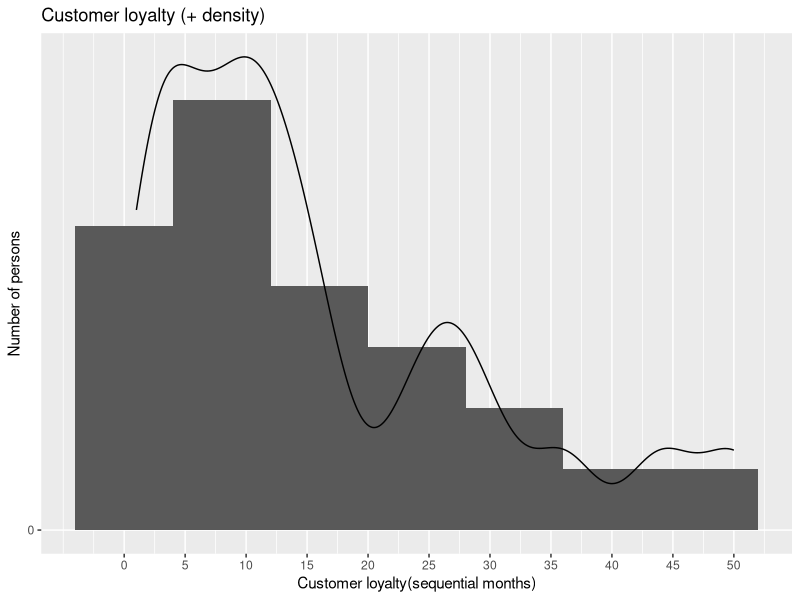
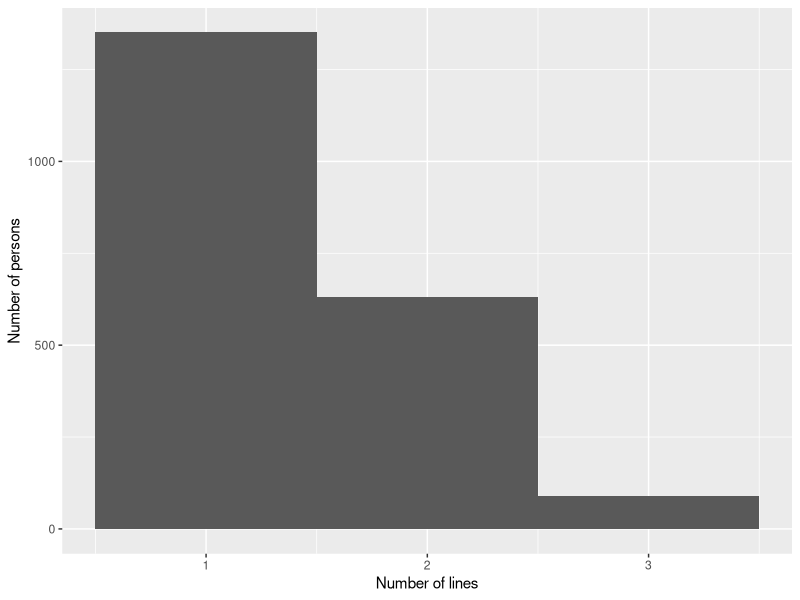
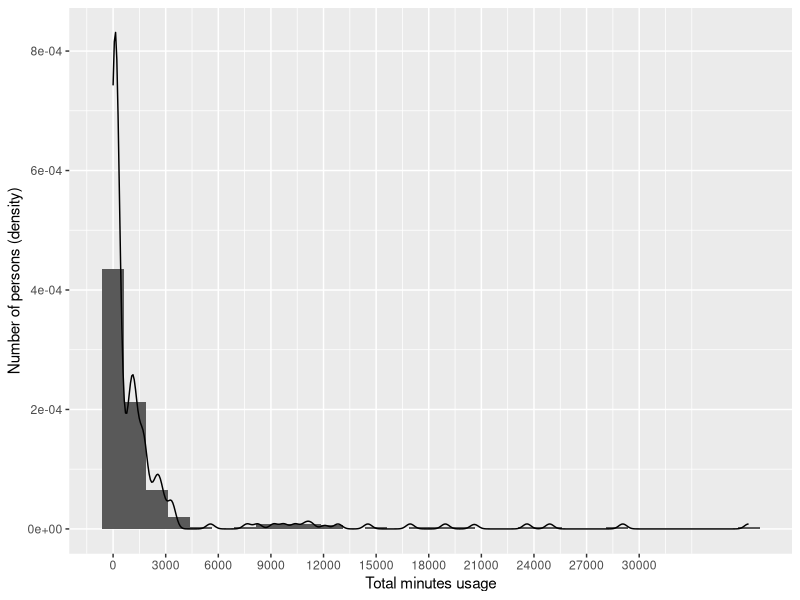
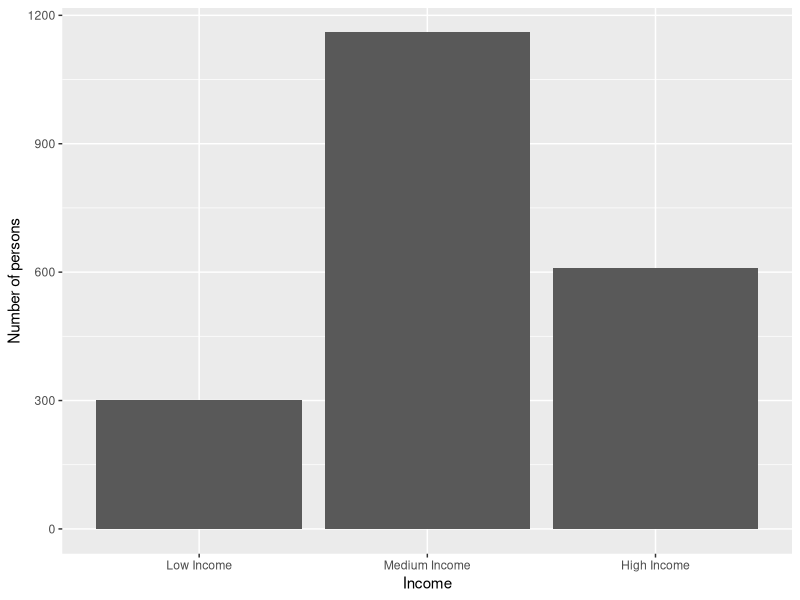
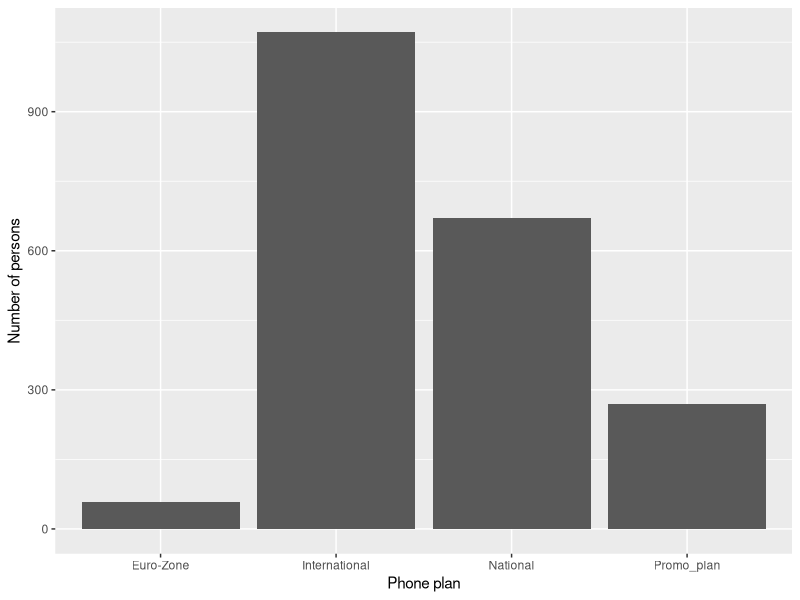
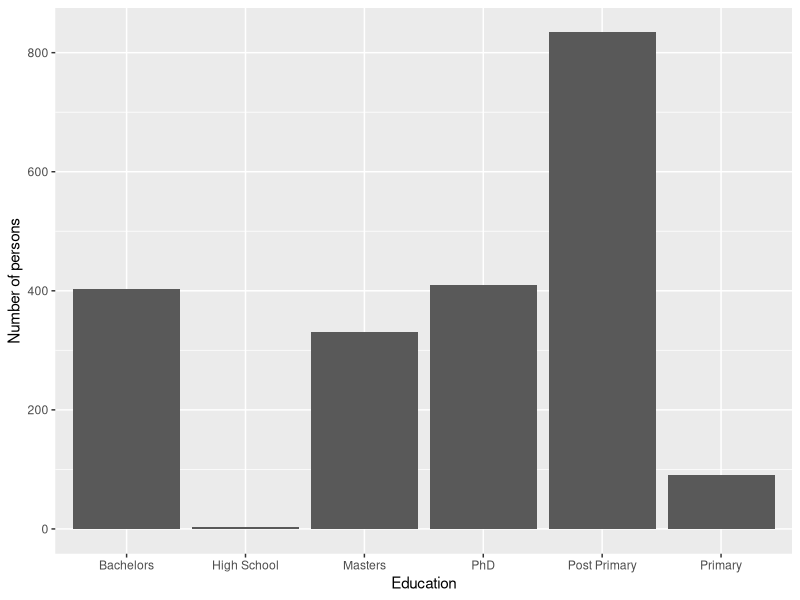
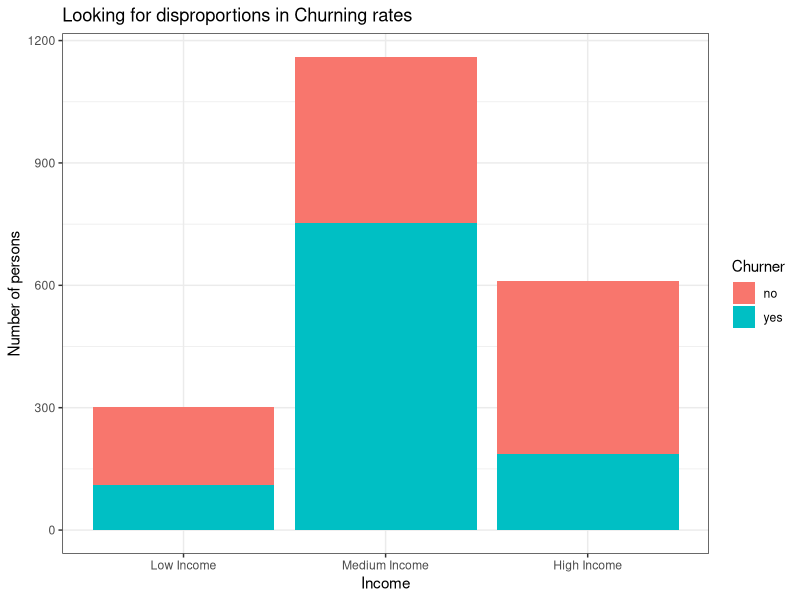
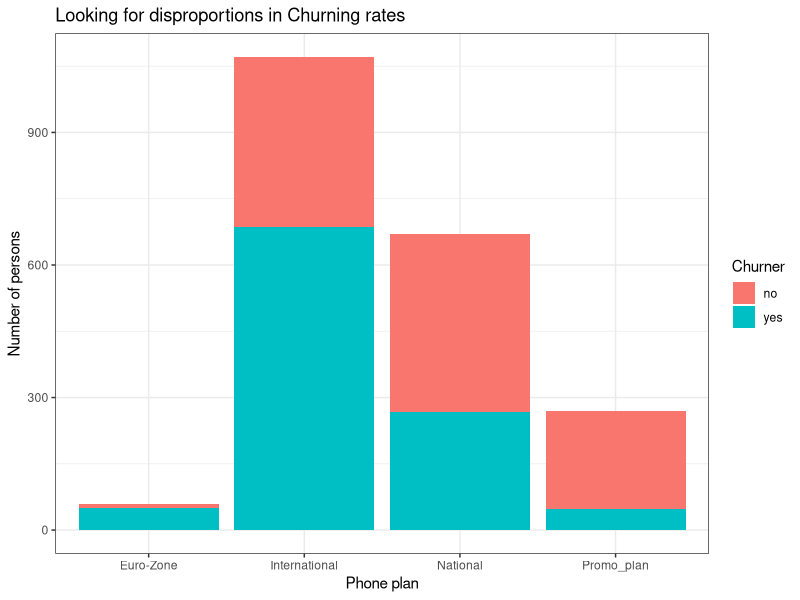

These charts were generated, in order, by the following R code:
## ---- chunk 1
#install.packages("ggplot2")
library(ggplot2)
## ---- chunk 2
phones <- read.csv("./eurocomPHONEchurners.csv")
head(phones)
## ---- chunk 3
count_na <- sapply(phones, function(y) sum(length(which(is.na(y) | y == ""))))
na_df <- data.frame(count_na)

subset(na_df, na_df$count_na > 0)
## ---- chunk 4
replace_na_with_median <- function(col) {
  median_without_na <- median(col, na.rm=TRUE)
  col[is.na(col)] <- median_without_na
  return(col)
}
## ---- chunk 5
phones$MINUTES_3MONTHS_AGO <- replace_na_with_median(phones$MINUTES_3MONTHS_AGO)
## ---- chunk 6
phones$CUST_MOS <- replace_na_with_median(phones$CUST_MOS)
## ---- chunk 7
phones$TOT_MINUTES_USAGE <- replace_na_with_median(phones$TOT_MINUTES_USAGE)
## ---- chunk 8
get_mode <- function(x){
  xtable <- table(x)
  idx <- xtable == max(xtable)
  names(xtable)[idx]
}
## ---- chunk 9
get_modes <- function(x){
  if(class(x) =="numeric" | class(x)=="integer") return("X")
  xtable <- table(x)
  idx <- xtable == max(xtable)
  names(xtable)[idx]
}
## ---- chunk 10
phones_male <- phones[phones$GENDER == 'M',]

modes_male <- data.frame(sapply(phones_male, get_modes))
names(modes_male)[1] <- "MODE_MALE"
modes_male <- subset(modes_male, MODE_MALE!='X')

modes_male
## ---- chunk 11
phones_female <- phones[phones$GENDER == 'F',]

modes_female <- data.frame(sapply(phones_female, get_modes))
names(modes_female)[1] <- "MODE_FEMALE"
modes_female <- subset(modes_female, MODE_FEMALE!='X')

modes_female
## ---- chunk 12
phones$PHONE_PLAN[phones$PHONE_PLAN == "" & phones$GENDER=='M'] <- get_mode(phones$PHONE_PLAN[phones$GENDER=='M'])
phones$PHONE_PLAN[phones$PHONE_PLAN == "" & phones$GENDER=='F'] <- get_mode(phones$PHONE_PLAN[phones$GENDER=='F'])
## ---- chunk 13
phones$EDUCATION[phones$EDUCATION == "" & phones$GENDER=='M'] <- get_mode(phones$EDUCATION[phones$GENDER=='M'])
phones$EDUCATION[phones$EDUCATION == "" & phones$GENDER=='F'] <- get_mode(phones$EDUCATION[phones$GENDER=='F'])
## ---- chunk 14
phones$AREA_CODE[phones$AREA_CODE == "" & phones$GENDER=='M'] <- get_mode(phones$AREA_CODE[phones$GENDER=='M'])
phones$AREA_CODE[phones$AREA_CODE == "" & phones$GENDER=='F'] <- get_mode(phones$AREA_CODE[phones$GENDER=='F'])
## ---- chunk 15
phones$LONGDIST_FLAG[phones$LONGDIST_FLAG == "" & phones$GENDER=='M'] <- get_mode(phones$LONGDIST_FLAG[phones$GENDER=='M'])
phones$LONGDIST_FLAG[phones$LONGDIST_FLAG == "" & phones$GENDER=='F'] <- get_mode(phones$LONGDIST_FLAG[phones$GENDER=='F'])
## ---- chunk 16
phones$CALLWAITING_FLAG[phones$CALLWAITING_FLAG == "" & phones$GENDER=='M'] <- get_mode(phones$CALLWAITING_FLAG[phones$GENDER=='M'])
phones$CALLWAITING_FLAG[phones$CALLWAITING_FLAG == "" & phones$GENDER=='F'] <- get_mode(phones$CALLWAITING_FLAG[phones$GENDER=='F'])
## ---- chunk 17
phones$VOICEMAIL_FLAG[phones$VOICEMAIL_FLAG == "" & phones$GENDER=='M'] <- get_mode(phones$VOICEMAIL_FLAG[phones$GENDER=='M'])
phones$VOICEMAIL_FLAG[phones$VOICEMAIL_FLAG == "" & phones$GENDER=='F'] <- get_mode(phones$VOICEMAIL_FLAG[phones$GENDER=='F'])
## ---- chunk 18
phones$MOBILE_PLAN[phones$MOBILE_PLAN == "" & phones$GENDER=='M'] <- get_mode(phones$MOBILE_PLAN[phones$GENDER=='M'])
phones$MOBILE_PLAN[phones$MOBILE_PLAN == "" & phones$GENDER=='F'] <- get_mode(phones$MOBILE_PLAN[phones$GENDER=='F'])
## ---- chunk 19
head(phones$INCOME)
## ---- chunk 20
phones$INCOME <- cut(phones$INCOME, breaks = c(0, 37999, 88000, max(phones$INCOME)), include.lowest = TRUE, labels = c("Low Income", "Medium Income","High Income"))

head(phones$INCOME)
## ---- chunk 21
get_mode(phones$AREA_CODE)
summary(phones$CUST_MOS)
get_mode(phones$LONGDIST_FLAG)
get_mode(phones$CALLWAITING_FLAG)
summary(phones$NUM_LINES)
get_mode(phones$VOICEMAIL_FLAG)
get_mode(phones$MOBILE_PLAN)
get_mode(phones$CONVERGENT_BILLING)
get_mode(phones$GENDER)
get_mode(phones$INCOME)
get_mode(phones$PHONE_PLAN)
get_mode(phones$EDUCATION)
summary(phones$TOT_MINUTES_USAGE)

## ---- chunk 22
ggplot(data=phones ,aes(phones$CUST_MOS)) + geom_histogram(binwidth=8,aes(y = ..density..))  + scale_x_continuous(breaks = seq(0,60,5)) + scale_y_continuous(breaks = seq(0,1000,50)) + labs(x="Customer loyalty(sequential months)" ,y="Number of persons", title="Customer loyalty (+ density)") + geom_density()
## ---- chunk 23
ggplot(data=phones ,aes(phones$NUM_LINES)) + geom_histogram(binwidth=1) + scale_x_continuous(breaks = 0:3) + labs(x="Number of lines" ,y="Number of persons")
## ---- chunk 24
ggplot(data=phones ,aes(phones$TOT_MINUTES_USAGE)) + geom_histogram(bins = 30, aes(y = ..density..)) +  scale_x_continuous(breaks = seq(0, 30000, 3000)) + labs(x="Total minutes usage" ,y="Number of persons (density)") + geom_density()
## ---- chunk 25
ggplot(data=phones ,aes(phones$INCOME)) + geom_histogram(stat="count") + labs(x="Income" ,y="Number of persons")
## ---- chunk 26
ggplot(data=phones ,aes(phones$PHONE_PLAN)) + geom_histogram(stat="count") + labs(x="Phone plan" ,y="Number of persons")
## ---- chunk 27
ggplot(data=phones ,aes(phones$EDUCATION)) + geom_histogram(stat="count")   + labs(x="Education" ,y="Number of persons")
## ---- chunk 28
ggplot(data=phones ,aes(x=phones$INCOME, group=phones$CHURNER, fill=phones$CHURNER)) + geom_histogram(stat="count") + theme_bw()   + labs(x="Income" ,y="Number of persons", title="Looking for disproportions in Churning rates", fill="Churner")
## ---- chunk 29
ggplot(data=phones ,aes(x=phones$PHONE_PLAN, group=phones$CHURNER, fill=phones$CHURNER)) + geom_histogram(stat="count") + theme_bw()   + labs(x="Phone plan" ,y="Number of persons", title="Looking for disproportions in Churning rates", fill="Churner")
## ---- chunk 30
ggplot(data=phones ,aes(x=phones$TOT_MINUTES_USAGE, group=phones$CHURNER, fill=phones$CHURNER)) + geom_histogram(bins = 5) +  scale_x_continuous(breaks = seq(0, 30000, 5000))  + labs(x="Total minutes usage" ,y="Number of persons", title="Looking for disproportions in Churning rates", fill="Churner")
## ---- chunk 31
ggplot(data=phones ,aes(x=phones$CUST_MOS, group=phones$CHURNER, fill=phones$CHURNER)) + geom_histogram(binwidth=5) + scale_x_continuous(breaks = seq(0,50,5))   + labs(x="Customer loyalty (sequential months)" ,y="Number of persons", title="Looking for disproportions in Churning rates", fill="Churner")
## ---- chunk 32
ggplot(data=phones ,aes(x=phones$NUM_LINES, group=phones$CHURNER, fill=phones$CHURNER)) + geom_histogram(binwidth=1, position="dodge") + scale_x_continuous(breaks = 0:3)   + labs(x="Number of lines" ,y="Number of persons", title="Looking for disproportions in Churning rates", fill="Churner")
## ---- chunk 33
ggplot(data=phones ,aes(x=phones$EDUCATION, group=phones$CHURNER, fill=phones$CHURNER)) + geom_histogram(stat="count")  + labs(x="Education" ,y="Number of persons", title="Looking for disproportions in Churning rates", fill="Churner")
## ---- chunk 34
ggplot(data=phones ,aes(x=phones$GENDER, group=phones$CHURNER, fill=phones$CHURNER)) + geom_histogram(stat="count", position="dodge")  + labs(x="Gender" ,y="Number of persons", title="Looking for disproportions in Churning rates", fill="Churner")
## ---- chunk 35
cust_mos_skew <-(3*(mean(phones$CUST_MOS)-median(phones$CUST_MOS)))/sd(phones$CUST_MOS)
cust_mos_skew
## ---- chunk 36
num_lines_skew <-(3*(mean(phones$NUM_LINES)-median(phones$NUM_LINES)))/sd(phones$NUM_LINES)
num_lines_skew
## ---- chunk 37
tot_minutes_usage_skew <-(3*(mean(phones$TOT_MINUTES_USAGE)-median(phones$TOT_MINUTES_USAGE)))/sd(phones$TOT_MINUTES_USAGE)
tot_minutes_usage_skew
## ---- chunk 38
ggplot(data=phones ,aes(phones$CHURNER, phones$CUST_MOS)) + geom_boxplot() + labs(x="Churner" ,y="Customer loyalty")
## ---- chunk 39
ggplot(data=phones ,aes(phones$CHURNER, phones$TOT_MINUTES_USAGE)) + geom_boxplot() + labs(x="Churner" ,y="Total minutes of usage")
## ---- chunk 40
summary(phones$TOT_MINUTES_USAGE)
IQR <- 1677-116
lower_bound <- 116 - (IQR*1.5)
upper_bound <- 1677 + (IQR*1.5)

nrow(phones[phones$TOT_MINUTES_USAGE < lower_bound | phones$TOT_MINUTES_USAGE > upper_bound,])
## ---- chunk 41
# Z score
z_score_tot_minutes_usage <- scale(phones$TOT_MINUTES_USAGE, center = TRUE, scale = TRUE)
# same as (phones$TOT_MINUTES_USAGE - mean(phones$TOT_MINUTES_USAGE))/sd(phones$TOT_MINUTES_USAGE)
summary(z_score_tot_minutes_usage)

z_range <- table(z_score_tot_minutes_usage > -3 & z_score_tot_minutes_usage < 3)
z_range[names(z_range)==FALSE]


## ---- chunk 42
tot_mins_before_transfo <- (3*(mean(phones$TOT_MINUTES_USAGE)-median(phones$TOT_MINUTES_USAGE)))/sd(phones$TOT_MINUTES_USAGE)
tot_mins_before_transfo
## ---- chunk 43
tot_mins_z_score <- (3*(mean(z_score_tot_minutes_usage)-median(z_score_tot_minutes_usage)))/sd(z_score_tot_minutes_usage)
tot_mins_z_score
## ---- chunk 44
natural_log_transfo <- log(phones$TOT_MINUTES_USAGE[phones$TOT_MINUTES_USAGE != 0])
natural_log_transfo_skewness <- (3*(mean(natural_log_transfo)-median(natural_log_transfo)))/sd(natural_log_transfo)

natural_log_transfo_skewness
## ---- chunk 45
square_root_transfo <- sqrt(phones$TOT_MINUTES_USAGE)
square_root_transfo_skewness <- (3*(mean(square_root_transfo)-median(square_root_transfo)))/sd(square_root_transfo)

square_root_transfo_skewness
## ---- chunk 46
ggplot(data=phones ,aes(x=phones$TOT_MINUTES_USAGE, y=phones$MINUTES_CURR_MONTH + phones$MINUTES_PREV_MONTH + phones$MINUTES_3MONTHS_AGO)) + geom_point() + labs(x="Total minutes usage" ,y="Addition of minutes current month, last month, 3 months ago", title="Correlation between minutes of usage")
## ---- chunk 47
ggplot(data=phones ,aes(x=phones$TOT_MINUTES_USAGE, y=phones$CUST_MOS)) + geom_point() + labs(y="Customer fidelity (sequential months)" ,x="Total minutes usage", title="Correlation between minutes of usage and customer fidelity")
## ---- chunk 48
ggplot(data=phones ,aes(x=phones$NUM_LINES, y=phones$CUST_MOS)) + geom_point() + labs(y="Customer fidelity (sequential months)" ,x="number of lines", title="Correlation between number of lines and customer fidelity")
## ---- chunk 49
ggplot(data=phones ,aes(x=phones$NUM_LINES, y=phones$TOT_MINUTES_USAGE)) + geom_point() + labs(y="Total minutes usage" ,x="number of lines", title="Correlation between total minutes usage and number of lines")
